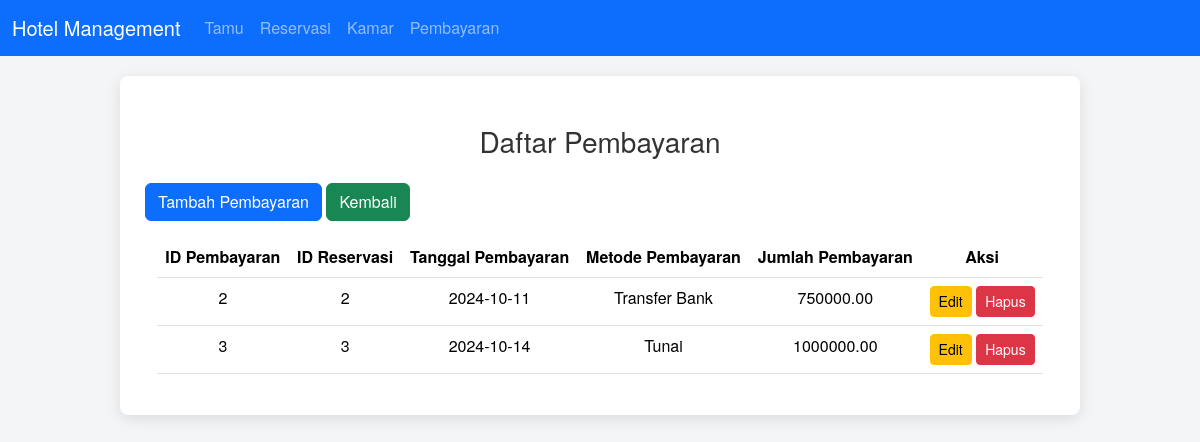
Page /pembayaran on the committed database.
### tables this page shows
CREATE TABLE `pembayaran` (
  `id_pembayaran` int NOT NULL,
  `id_reservasi` int NOT NULL,
  `metode_pembayaran` varchar(50) NOT NULL,
  `tanggal_pembayaran` date NOT NULL,
  `jumlah_pembayaran` decimal(10,2) NOT NULL
);

### app/controllers/PembayaranController.php (called while the page is built, shortened)
<?php
include_once 'app/models/PembayaranModel.php';
class PembayaranController
{
    private $model;
    public function __construct($db)
    {
        $this->model = new PembayaranModel($db);
    }
    public function index()
    {
        $result = $this->model->getAll();
        include 'app/views/pembayaran/index.php';
    }
}

### app/models/PembayaranModel.php (called while the page is built, shortened)
<?php
class PembayaranModel {
    private $conn;
    private $table = 'pembayaran';
    public function __construct($db) {
        $this->conn = $db;
    }
    public function getAll() {
        $query = "SELECT p.*, r.tanggal_checkin, r.tanggal_checkout
                  FROM " . $this->table . " p
                  JOIN reservasi r ON p.id_reservasi = r.id_reservasi";
        $stmt = $this->conn->prepare($query);
        $stmt->execute();
        return $stmt;
    }
}
?>

### app/views/pembayaran/index.php (the view)
<?php include 'app/templates/header.php'; ?>
<h3 class="text-center my-4">Daftar Pembayaran</h3>
<div class="mb-3">
    <a href="<?php echo BASE_URL; ?>pembayaran/tambah" class="btn btn-primary">Tambah Pembayaran</a>
    <a href="<?php echo BASE_URL; ?>" class="btn btn-success">Kembali</a>
</div>
<div class="container">
    <table class="table table-hover text-center">
        <thead>
            <tr>
                <th>ID Pembayaran</th>
                <th>ID Reservasi</th>
                <th>Tanggal Pembayaran</th>
                <th>Metode Pembayaran</th>
                <th>Jumlah Pembayaran</th>
                <th>Aksi</th>
            </tr>
        </thead>
        <tbody>
            <?php while ($row = $result->fetch(PDO::FETCH_ASSOC)): ?>
                <tr>
                    <td><?php echo $row['id_pembayaran']; ?></td>
                    <td><?php echo $row['id_reservasi']; ?></td>
                    <td><?php echo $row['tanggal_pembayaran']; ?></td>
                    <td><?php echo $row['metode_pembayaran']; ?></td>
                    <td><?php echo $row['jumlah_pembayaran']; ?></td>
                    <td>
                        <a href="<?php echo BASE_URL; ?>pembayaran/edit/<?php echo $row['id_pembayaran']; ?>" class="btn btn-warning btn-sm">Edit</a>
                        <a href="<?php echo BASE_URL; ?>pembayaran/hapus/<?php echo $row['id_pembayaran']; ?>" class="btn btn-danger btn-sm" onclick="return confirm('Yakin ingin menghapus?')">Hapus</a>
                    </td>
                </tr>
            <?php endwhile; ?>
        </tbody>
    </table>
</div>
<?php include 'app/templates/footer.php'; ?>

### public/assets/css/styles.css (style rules this page uses)
body { font-family: 'Helvetica Neue', Arial, sans-serif; background-color: #f4f5f7; margin: 0; padding: 0; color: #333; }

### rows in the picture
pembayaran: id_pembayaran "2", id_reservasi "2", tanggal_pembayaran "2024-10-11", metode_pembayaran "Transfer Bank", jumlah_pembayaran "750000.00"
pembayaran: id_pembayaran "3", id_reservasi "3", tanggal_pembayaran "2024-10-14", metode_pembayaran "Tunai", jumlah_pembayaran "1000000.00"
